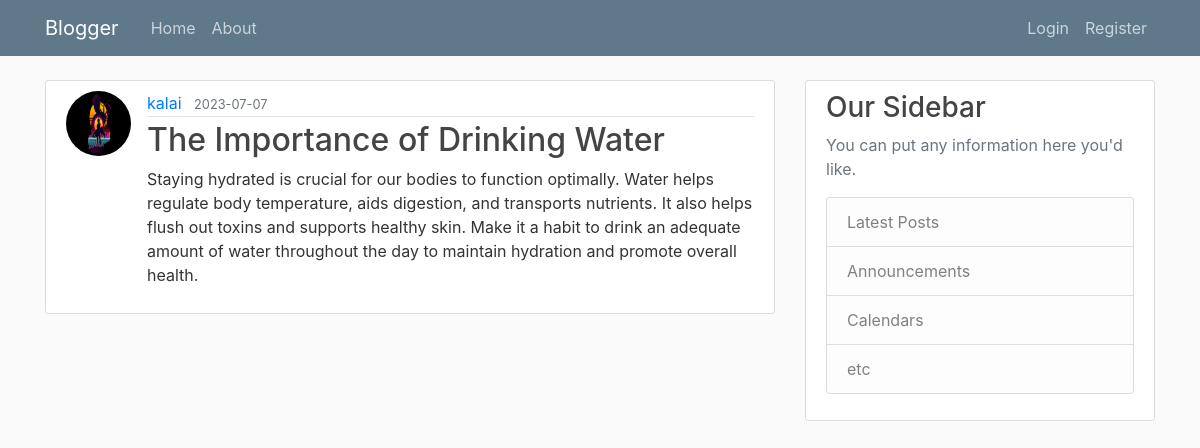
The app's page /post/4 with its own data.
### flaskblog/models.py (models this page shows, shortened)
class User(db.Model, UserMixin):
    id = db.Column(db.Integer, primary_key = True)
    username = db.Column(db.String(20),unique = True, nullable = False)
    email = db.Column(db.String(120),unique = True, nullable = False)
    image_file = db.Column(db.String(120), nullable = False, default='default.jpg')
    password = db.Column(db.String(60), nullable = False)
    posts = db.relationship('Post', backref='author', lazy=True)

class Post(db.Model):
    id = db.Column(db.Integer, primary_key = True)
    title =  db.Column(db.String(120), nullable = False)
    date_posted = db.Column(db.DateTime, nullable=False, default =datetime.utcnow)
    content = db.Column(db.Text, nullable = False)
    user_id = db.Column(db.Integer, db.ForeignKey('user.id'), nullable = False)

### flaskblog/routes.py (the view)
@app.route('/post/<int:post_id>')
def post(post_id):
    post = Post.query.get_or_404(post_id)
    return render_template('post.html',title='post.title',post=post)

### flaskblog/templates/post.html (shortened to what this page needs)
{% extends 'base.html' %}
{% block content %}
    <article class="media content-section">
      <img class = "rounded-circle article-img" src="{{url_for('static', filename='profile_pic/' + post.author.image_file) }}" >
        <div class="media-body">
          <div class="article-metadata">
            <a class="mr-2" href="{url_for('user_post',username=post.author.username)}}">{{ post.author.username }}</a>
            <small class="text-muted">{{ post.date_posted.strftime('%Y-%m-%d') }}</small>
          </div>
          <h2 class="article-title"  >{{ post.title }}</h2>
          <p class="article-content">{{ post.content }}</p>
        </div>
    </article>
{% endblock %}

### flaskblog/static/main.css (style rules this page uses)
body { background: #fafafa; color: #333333; margin-top: 5rem; }
h1, h2, h3, h4, h5, h6 { color: #444444; }
.content-section { background: #ffffff; padding: 10px 20px; border: 1px solid #dddddd; border-radius: 3px; margin-bottom: 20px; }
.article-title { color: #444444; }
.article-content { white-space: pre-line; }
.article-img { height: 65px; width: 65px; margin-right: 16px; }
.article-metadata { padding-bottom: 1px; margin-bottom: 4px; border-bottom: 1px solid #e3e3e3 }

### records on screen
User: image_file (picture), author.username "kalai"
Post: date_posted "2023-07-07", title "The Importance of Drinking Water", content "Staying hydrated is crucial for our bodies to function optimally. Water helps regulate body temperature, aids digestion, and transports nutrients. It also helps flush out toxins and supports healthy skin. Make it a habit to drink an adequate amount of water throughout the day to maintain hydration and promote overall health."
